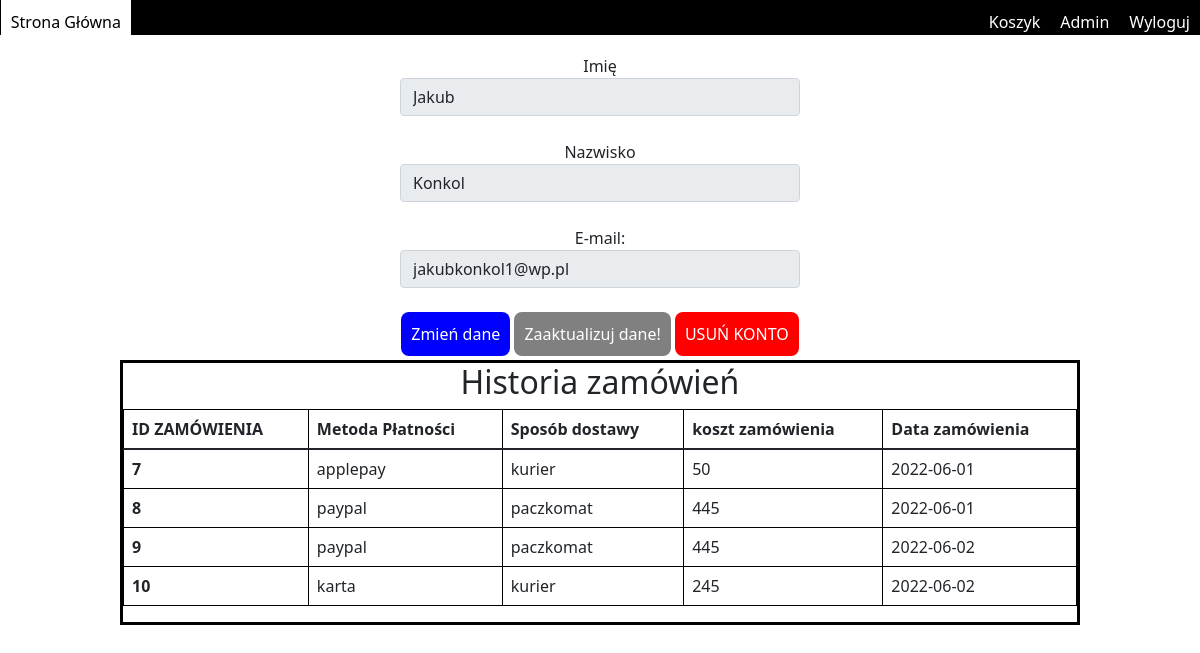
The page /profil.php (signed in) on the database its author committed.
### tables this page shows
CREATE TABLE `users` (
  `id` int(11) NOT NULL AUTO_INCREMENT,
  `imie` varchar(100) NOT NULL,
  `nazwisko` varchar(100) NOT NULL,
  `email` varchar(100) NOT NULL,
  `password` varchar(50) NOT NULL,
  `isadmin` tinyint(1) DEFAULT NULL,
  PRIMARY KEY (`id`)
);

CREATE TABLE `orders` (
  `id_zamowienia` int(11) NOT NULL AUTO_INCREMENT,
  `sposob_dostawy` varchar(50) DEFAULT NULL,
  `metoda_platnosci` varchar(50) DEFAULT NULL,
  `imie` varchar(50) DEFAULT NULL,
  `nazwisko` varchar(50) DEFAULT NULL,
  `email` varchar(50) DEFAULT NULL,
  `nr_tel` int(11) DEFAULT NULL,
  `koszt_zamowienia` int(11) DEFAULT NULL,
  `data_zamowienia` date DEFAULT NULL,
  `ulica` varchar(50) DEFAULT NULL,
  `nrdomu` int(11) DEFAULT NULL,
  `miasto` varchar(50) DEFAULT NULL,
  `kodpocztowy` varchar(10) DEFAULT NULL,
  PRIMARY KEY (`id_zamowienia`)
);

### profil.php (the view, shortened to what this page needs)
<?php
require "dbconnect.php";
$email = $_SESSION['email'];
$wybieranieuserasql = "SELECT id,imie,nazwisko,email,isadmin from users WHERE email= '$email'";
$wynik = mysqli_query($polaczenie, $wybieranieuserasql);
$profil = mysqli_fetch_assoc($wynik);
?>
<html lang="pl">
<head>
    <link rel="stylesheet" href="cssy/profil.css">
    <link rel='stylesheet' href='https://cdn-uicons.flaticon.com/uicons-regular-rounded/css/uicons-regular-rounded.css'>
    <link rel="stylesheet" href="https://cdn.jsdelivr.net/npm/bootstrap@5.1.3/dist/css/bootstrap.min.css">
</head>
<body>
<div class="nawigacyjny">
    <a onclick="Wyloguj()"> <i class="fi fi-rr-sign-out-alt"></i> Wyloguj</a>
    <a onclick="Admin()"><i class="fi fi-rr-settings"></i> Admin</a>
    <a onclick="Koszyk()"><i class="fi fi-rr-shopping-cart"></i> Koszyk</a>
    <p onClick="MainPage()"> <i class="fi fi-rr-home"></i> Strona Główna </p>
    <span id="alert" onclick="powiadomienie('')">  </span>
</div>
<div class="bodyprofilu">
<form action="profil.php" method="post" class="formularzzmiany">
        <label for="noweimie" class="sr-only">Imię</label>
    <input type="text" class="form-control" id="noweimie" name="noweimie" disabled value="<?php echo $profil['imie']?>"> <br>
        <label for="nowenazwisko" class="sr-only">Nazwisko</label>
    <input type="text" class="form-control" id="nowenazwisko" name="nowenazwisko" disabled value="<?php echo $profil['nazwisko']?>"> <br>
        <label for="nowyemail" class="sr-only">E-mail:</label>
    <input type="text" class="form-control" id="nowyemail" name="nowyemail" disabled value="<?php echo $profil['email']?>"> <br>
        <button type='button' onclick="Zmiendane()" class="zmiendanebutt"> <i class="fi fi-rr-refresh"></i> Zmień dane</button>
    <input id="zmiendanebutton" type="submit" name="zmiendane" value="Zaaktualizuj dane!" class="zaaktualizujdanebutt" disabled>
    <input type="submit" name="usunkonto" onclick="return confirm('Czy napewno chcesz usunąć konto? Tej operacji nie można cofnąć')" class="usunkontobutt" value="USUŃ KONTO">
</form>
<?php
$zapytaniezamowienia = "SELECT id_zamowienia, sposob_dostawy, metoda_platnosci, koszt_zamowienia, data_zamowienia FROM orders WHERE email='$email'";
$zamowienieselect = mysqli_query($polaczenie, $zapytaniezamowienia);
?>
</div>
<div class="historiazamowien">
    <h2> Historia zamówień</h2>
    <table class="table">
        <thead>
            <tr>
            <th scope = "col" > ID ZAMÓWIENIA </th >
            <th scope = "col" > Metoda Płatności </th >
            <th scope = "col" > Sposób dostawy </th >
            <th scope = "col" > koszt zamówienia </th >
            <th scope = "col" > Data zamówienia </th >
        </tr>
        </thead>
        <tbody>
        <?php
        if(mysqli_num_rows($zamowienieselect)>0){
            while($zamowienie = mysqli_fetch_assoc($zamowienieselect)) {
                echo"
                <tr>
            <th scope = 'row' >$zamowienie[id_zamowienia] </th >
            <td > $zamowienie[metoda_platnosci]</td >
            <td > $zamowienie[sposob_dostawy]</td >
            <td > $zamowienie[koszt_zamowienia]</td >
            <td > $zamowienie[data_zamowienia]</td >
        </tr >
        ";
                }
}
?>
        </tbody>
    </table>
</div>
</body>
</html>

### cssy/profil.css (style rules this page uses)
.nawigacyjny { height: 35px; width: 100%; top:0; position: fixed; overflow: hidden; background-color: black; }
.nawigacyjny a { float:right; display: block; color: white !important; text-align: center; padding: 10px 10px 10px 10px; background-color: black; }
.nawigacyjny p { float:left; margin-right: 30px; display: block; color: white; text-align: center; padding: 10px 10px 10px 10px; background-color: black; }
.nawigacyjny span { text-align: center; float: left; display: block; padding: 10px 10px 10px 10px; font-weight: bolder; font-size:16px; }
body { margin:0; background-color: lightcyan; }
p { margin:0.05em; }
.bodyprofilu { margin-top:50px; margin-left: 10px; margin-right: 10px; }
.formularzzmiany { text-align: center; align-content: center; align-items: center; margin: auto; display: block; width: 500px; height: 310px; }
.formularzzmiany input[type='text'] { margin:auto; width: 400px; }
.formularzzmiany input[type='submit'] { margin:auto; }
.formularzzmiany button { margin:auto; }
.zmiendanebutt { color:white; background-color: blue; text-decoration: none; border:none; padding: 10px 10px; border-radius: 8px; }
.zaaktualizujdanebutt { color:white; background-color: green; text-decoration: none; border:none; padding: 10px 10px; border-radius: 8px; }
.zaaktualizujdanebutt:disabled { background-color: gray; }
.usunkontobutt { color:white; margin-top: 20px; background-color: red; text-decoration: none; border:none; padding: 10px 10px; border-radius: 8px; }
.historiazamowien h2 { text-align: center; }
.historiazamowien { margin-left:auto; margin-right: auto; width: 80%; min-height: 200px; border: 3px solid black; }
.historiazamowien table { border:1px solid black; }
.historiazamowien th { border:1px solid black; }
.historiazamowien tr { border:1px solid black; }
.historiazamowien td { border:1px solid black; }

### rows shown on the page
users: noweimie "Jakub", nowenazwisko "Konkol", nowyemail "jakubkonkol1@wp.pl"
orders: id_zamowienia "7", metoda_platnosci "applepay", sposob_dostawy "kurier", koszt_zamowienia "50", data_zamowienia "2022-06-01"
orders: id_zamowienia "8", metoda_platnosci "paypal", sposob_dostawy "paczkomat", koszt_zamowienia "445", data_zamowienia "2022-06-01"
orders: id_zamowienia "9", metoda_platnosci "paypal", sposob_dostawy "paczkomat", koszt_zamowienia "445", data_zamowienia "2022-06-02"
orders: id_zamowienia "10", metoda_platnosci "karta", sposob_dostawy "kurier", koszt_zamowienia "245", data_zamowienia "2022-06-02"
